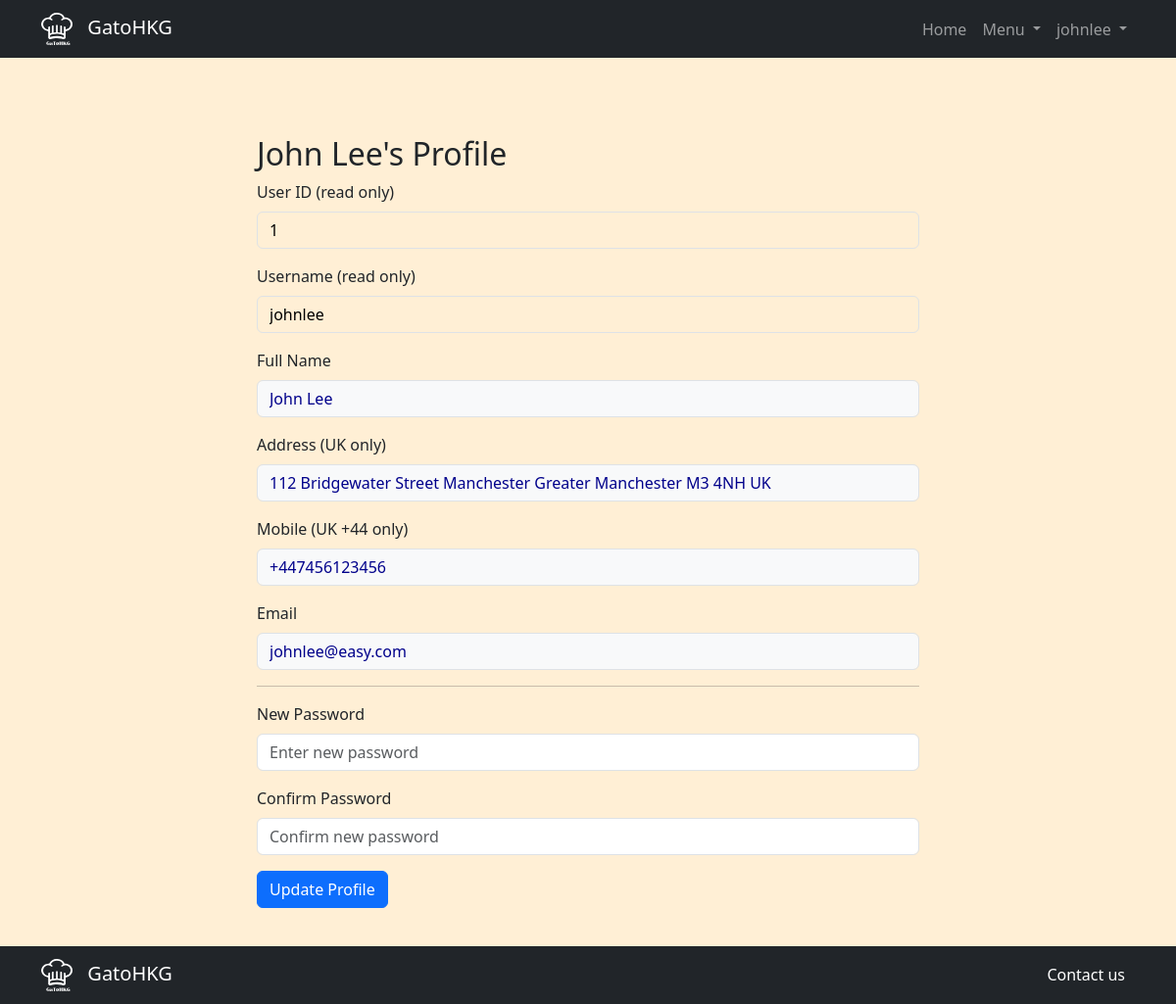
Screenshot of /profile (signed in) with the database file from the repository.
### tables this page shows
CREATE TABLE users (
    user_id INTEGER PRIMARY KEY AUTOINCREMENT,
    username TEXT NOT NULL UNIQUE,
    hash TEXT NOT NULL,
    full_name TEXT NOT NULL,
    address TEXT NOT NULL,
    mobile TEXT NOT NULL,
    email TEXT NOT NULL,
    authority TEXT NOT NULL DEFAULT 'user'
, user_status TEXT Default 'active');

### app.py (the view, shortened to what this page needs)
@app.route("/profile", methods=["GET", "POST"])
@login_required
def profile():
    user_id = session["user_id"]
    user = db.execute("SELECT * FROM users WHERE user_id = ?", (session["user_id"],))[0]
    return render_template("profile.html", user=user)

### helpers.py (called while the page is built)
def login_required(f):
    @wraps(f)
    def decorated_function(*args, **kwargs):
        if session.get("user_id") is None:
            return redirect("/login")
        return f(*args, **kwargs)
    return decorated_function

### templates/profile.html (shortened to what this page needs)
{% extends "layout.html" %}
{% block main %}
<div class="container mt-4 profile-format">
    <h2>{{ user.full_name }}'s Profile</h2>
    <form action="/profile" method="post">
        <div class="mb-3">
            <label for="user_id" class="form-label">User ID (read only)</label>
            <input type="integer" class="form-control" id="user_id" name="user_id" value="{{ user.user_id }}" readonly
                style="background-color: papayawhip; color: black;">
        </div>
        <div class="mb-3">
            <label for="username" class="form-label">Username (read only)</label>
            <input type="text" class="form-control" id="username" name="username" value="{{ user.username }}" readonly
                style="background-color: papayawhip; color: black;">
        </div>
        <div class="mb-3">
            <label for="full_name" class="form-label">Full Name</label>
            <input type="text" class="form-control" id="full_name" name="full_name" value="{{ user.full_name }}"
                style="background-color: #f8f9fa; color: darkblue;">
        </div>
        <div class="mb-3">
            <label for="address" class="form-label">Address (UK only)</label>
            <input type="text" class="form-control" id="address" name="address" value="{{ user.address }}"
                style="background-color: #f8f9fa; color: darkblue;">
        </div>
        <div class="mb-3">
            <label for="mobile" class="form-label">Mobile (UK +44 only) </label>
            <input type="text" class="form-control" id="mobile" name="mobile" value="{{ user.mobile }}"
                style="background-color: #f8f9fa; color: darkblue;">
        </div>
        <div class="mb-3">
            <label for="email" class="form-label">Email</label>
            <input type="email" class="form-control" id="email" name="email" value="{{ user.email }}"
                style="background-color: #f8f9fa; color: darkblue;">
        </div>
        <hr>
        <div class="mb-3">
            <label for="password" class="form-label">New Password</label>
            <input type="password" class="form-control" id="password" name="password" placeholder="Enter new password" required>
        </div>
        <div class="mb-3">
            <label for="confirm_password" class="form-label">Confirm Password</label>
            <input type="password" class="form-control" id="confirm_password" name="confirm_password"
                placeholder="Confirm new password" required>
        </div>
        <button type="submit" class="btn btn-primary">Update Profile</button>
    </form>
</div>
{% endblock %}

### templates/layout.html (shortened to what this page needs)
<!DOCTYPE html>
<html lang="en">
<head>
    <link href="https://cdn.jsdelivr.net/npm/bootstrap@5.3.3/dist/css/bootstrap.min.css" rel="stylesheet"
>
    <link rel="stylesheet" href="{{ url_for('static', filename='style.css') }}">
</head>
<body>
    <header>
        <nav class="navbar navbar-expand-lg navbar-dark bg-dark top-nav">
            <div class="container">
                <a class="navbar-brand" href="/">
                    <img src="{{ url_for('static', filename='img/Gato logo W.svg') }}" class="gato-ico" alt="GatoHKG Logo">
                    GatoHKG
                </a>
                <div class="collapse navbar-collapse" id="navbarSupportedContent">
                    <ul class="navbar-nav ms-auto mb-2 mb-lg-0">
                        <li class="nav-item">
                            <a class="nav-link" href="/">Home</a>
                        </li>
                        {% if session.get('authority') != 'admin' %}
                            <li class="nav-item dropdown">
                                <a class="nav-link dropdown-toggle" href="#" role="button" data-bs-toggle="dropdown" aria-expanded="false">
                                    Menu
                                </a>
                            </li>
                        {% endif %}
                        {% if session.get('user_id') %}
                            <li class="nav-item dropdown">
                                <a class="nav-link dropdown-toggle" href="#" role="button" data-bs-toggle="dropdown" aria-expanded="false">
                                    {{ session['username'] }}
                                </a>
                            </li>
                        {% endif %}
                    </ul>
                </div>
            </div>
        </nav>
    </header>
    <main class="container py-5">
        {% block main %}{% endblock %}
    </main>
    <footer>
        <nav class="navbar navbar-expand-lg navbar-dark bg-dark bottom-nav">
            <div class="container">
                <a class="navbar-brand" href="#">
                    <img src="{{ url_for('static', filename='img/Gato logo W.svg') }}" class="gato-ico" alt="gato-ico-btm">
                    GatoHKG
                </a>
                <div class="text-center">
                    <a class="contact-link" href="#">Contact us</a>
                </div>
            </div>
        </nav>
    </footer>
</body>
</html>

### static/style.css (style rules this page uses)
body { background-color: papayawhip; padding-top: 50px; padding-bottom: 50px; justify-content: center; }
.top-nav { position: fixed; top: 0; width: 100%; z-index: 1030; }
.contact-link { color: white; text-decoration: none; padding: 5px 10px; display: inline-block; }
.bottom-nav { position: fixed; bottom: 0; width: 100%; z-index: 1030; }
.gato-ico { width:8%; margin-right: 10px; align-self: flex-start; }
.login-format, .register-format, .profile-format { width: 700px; align-self: center; }

### rows the page displays
users: username "johnlee", full_name "John Lee", user_id "1", address "112 Bridgewater Street Manchester Greater Manchester M3 4NH UK", mobile "+447456123456", email "johnlee@easy.com"
